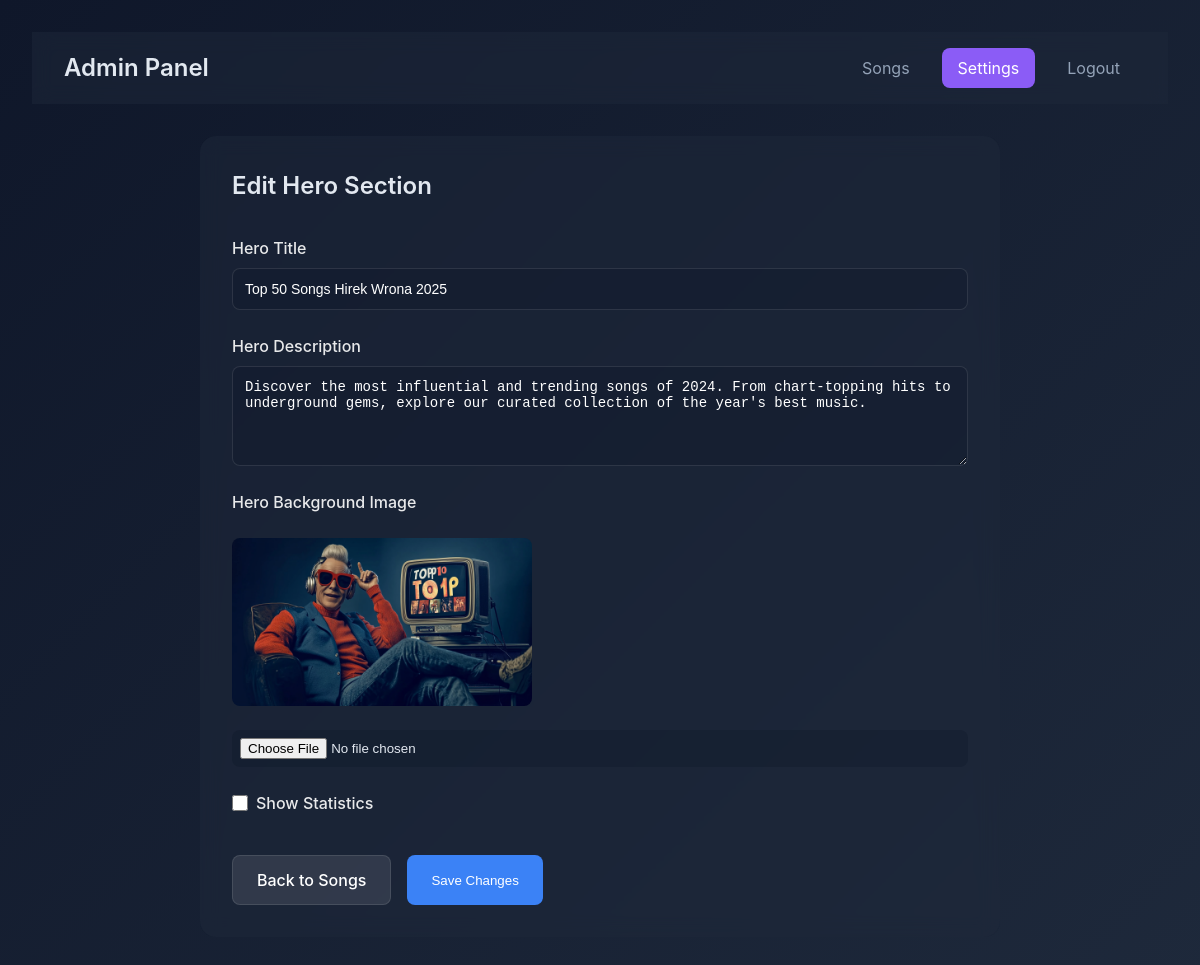
/admin/settings (signed in), run on the app's committed database.
### app.py (models this page shows)
class Settings(db.Model):
    id = db.Column(db.Integer, primary_key=True)
    hero_title = db.Column(db.String(200), nullable=False, default="Top 50 Songs of 2024")
    hero_description = db.Column(db.Text, nullable=False, default="Discover the most anticipated albums and songs of 2024")
    hero_background = db.Column(db.String(200))
    stats_enabled = db.Column(db.Boolean, default=True)

### app.py (the view, shortened to what this page needs)
@app.route('/admin/settings', methods=['GET', 'POST'])
@login_required
def admin_settings():
    settings = Settings.query.first()
    if not settings:
        settings = Settings()
        db.session.add(settings)
        db.session.commit()
    return render_template('admin_settings.html', settings=settings)

### app.py (called while the page is built)
def login_required(f):
    @wraps(f)
    def decorated_function(*args, **kwargs):
        if 'user_id' not in session:
            flash('Please log in first.', 'error')
            return redirect(url_for('login'))
        return f(*args, **kwargs)
    return decorated_function

### templates/admin_settings.html (shortened to what this page needs)
{% extends "admin_base.html" %}
{% block content %}
<div class="admin-settings">
    <h2>Edit Hero Section</h2>
    <form method="post" enctype="multipart/form-data" class="settings-form">
        <div class="form-group">
            <label for="title">Hero Title</label>
            <input type="text" id="title" name="title" value="{{ settings.hero_title }}" required>
        </div>
        <div class="form-group">
            <label for="description">Hero Description</label>
            <textarea id="description" name="description" required>{{ settings.hero_description }}</textarea>
        </div>
        <div class="form-group">
            <label for="background">Hero Background Image</label>
            {% if settings.hero_background %}
            <div class="current-image">
                <img src="{{ url_for('static', filename='uploads/hero/' + settings.hero_background) }}" alt="Current hero background">
            </div>
            {% endif %}
            <input type="file" id="background" name="background" accept="image/*">
        </div>
        <div class="form-group">
            <label class="checkbox-label">
                <input type="checkbox" name="stats_enabled" {% if settings.stats_enabled %}checked{% endif %}>
                Show Statistics
            </label>
        </div>
        <div class="form-actions">
            <a href="{{ url_for('admin') }}" class="btn btn-secondary">Back to Songs</a>
            <button type="submit" class="btn btn-primary">Save Changes</button>
        </div>
    </form>
</div>
{% endblock %}

### templates/admin_base.html (style rules this page uses)
:root { --bg-primary: #0F172A; --bg-secondary: #1E293B; --text-primary: #E2E8F0; --text-secondary: #94A3B8; --accent-primary: #8B5CF6; --accent-secondary: #6D28D9; --spotify-green: #1DB954; --border-color: rgba(148, 163, 184, 0.1); }
* { margin: 0; padding: 0; box-sizing: border-box; }
body { font-family: 'Inter', -apple-system, BlinkMacSystemFont, sans-serif; background: linear-gradient(135deg, var(--bg-primary), var(--bg-secondary)); color: var(--text-primary); min-height: 100vh; line-height: 1.5; }
.btn { display: inline-flex; align-items: center; gap: 0.5rem; padding: 0.75rem 1.5rem; border-radius: 0.5rem; font-weight: 500; text-decoration: none; transition: all 0.2s ease; border: none; cursor: pointer; }
.btn-primary { background: var(--accent-primary); color: white; }
.btn-secondary { background: rgba(148, 163, 184, 0.1); color: var(--text-primary); border: 1px solid var(--border-color); }

### templates/admin_settings.html (style rules this page uses)
.admin-settings { padding: 2rem; background: rgba(30, 41, 59, 0.5); border-radius: 1rem; backdrop-filter: blur(10px); max-width: 800px; margin: 2rem auto; }
.admin-settings h2 { font-size: 1.5rem; font-weight: 600; margin-bottom: 2rem; }
.settings-form { display: flex; flex-direction: column; gap: 1.5rem; }
.form-group { display: flex; flex-direction: column; gap: 0.5rem; }
.form-group label { font-weight: 500; color: rgba(255, 255, 255, 0.9); }
.form-group input[type="text"], .form-group textarea { padding: 0.75rem; border-radius: 0.5rem; border: 1px solid rgba(255, 255, 255, 0.1); background: rgba(15, 23, 42, 0.3); color: white; font-size: 0.875rem; }
.form-group textarea { min-height: 100px; resize: vertical; }
.form-group input[type="file"] { padding: 0.5rem; background: rgba(15, 23, 42, 0.3); border-radius: 0.5rem; cursor: pointer; }
.current-image { margin: 1rem 0; border-radius: 0.5rem; overflow: hidden; max-width: 300px; }
.current-image img { width: 100%; height: auto; display: block; }
.checkbox-label { display: flex; align-items: center; gap: 0.5rem; cursor: pointer; }
.checkbox-label input[type="checkbox"] { width: 1rem; height: 1rem; }
.form-actions { display: flex; gap: 1rem; margin-top: 1rem; }
.btn { padding: 0.75rem 1.5rem; border-radius: 0.5rem; font-weight: 500; cursor: pointer; transition: all 0.2s ease; }
.btn-primary { background: #3b82f6; color: white; border: none; }
.btn-secondary { background: rgba(255, 255, 255, 0.1); color: white; border: 1px solid rgba(255, 255, 255, 0.1); text-decoration: none; }

### data on the page
Settings: title "Top 50 Songs Hirek Wrona 2025", description "Discover the most influential and trending songs of 2024. From chart-topping hits to underground gems, explore our curated collection of the year's best music.", hero_background (picture)
